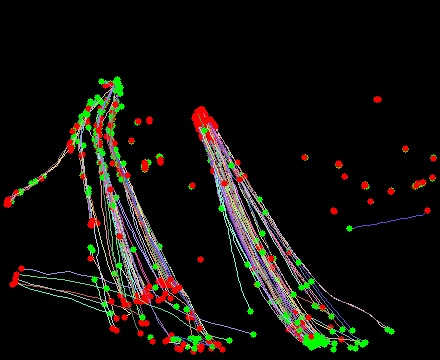
#> input picture assets/trajectories.jpg, 440 x 360 px
$ python preview_lines.py assets/trajectories.jpg out.png
#> lines starting #> are read from the running program, lines starting #| are printed output that depends on the picture; after the words box and inside, x2 and y2 are one past the last pixel; in counts of white or black regions, pixels touching at a corner belong together
"""Draw candidate counting lines over an image (no YOLO) to confirm placement fast.
Keep LINES in sync with count.py."""
import sys
import cv2

LINES = {
    "NORTH": ((100, 103), (258, 103), (255, 0, 0)),
    "SW":    ((10, 243),  (105, 298), (0, 200, 0)),
    "SOUTH": ((215, 305), (348, 330), (0, 0, 255)),
    "EAST":  ((358, 165), (358, 222), (0, 165, 255)),
}

img_path = sys.argv[1] if len(sys.argv) > 1 else "zddz_trails.jpg"
out = sys.argv[2] if len(sys.argv) > 2 else "zddz_lines_preview.jpg"

img = cv2.imread(img_path)
#> img is the input picture: shape (360, 440, 3); mean B, G, R 12.7, 16.5, 18.7
for name, (a, b, color) in LINES.items():
    cv2.line(img, a, b, color, 3)
    cv2.putText(img, name, (a[0], a[1] - 6), cv2.FONT_HERSHEY_SIMPLEX, 0.5, color, 2)
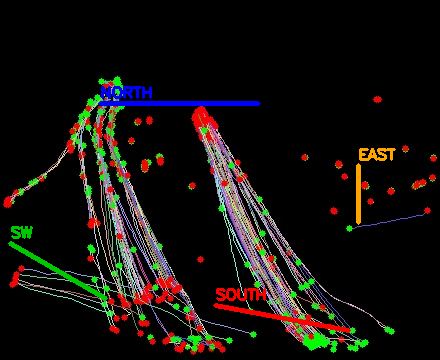
#> img: shape (360, 440, 3); 2.29% of pixels changed, all inside (x1, y1, x2, y2) = (8, 86, 396, 333)
cv2.imwrite(out, img)
print("wrote", out)
